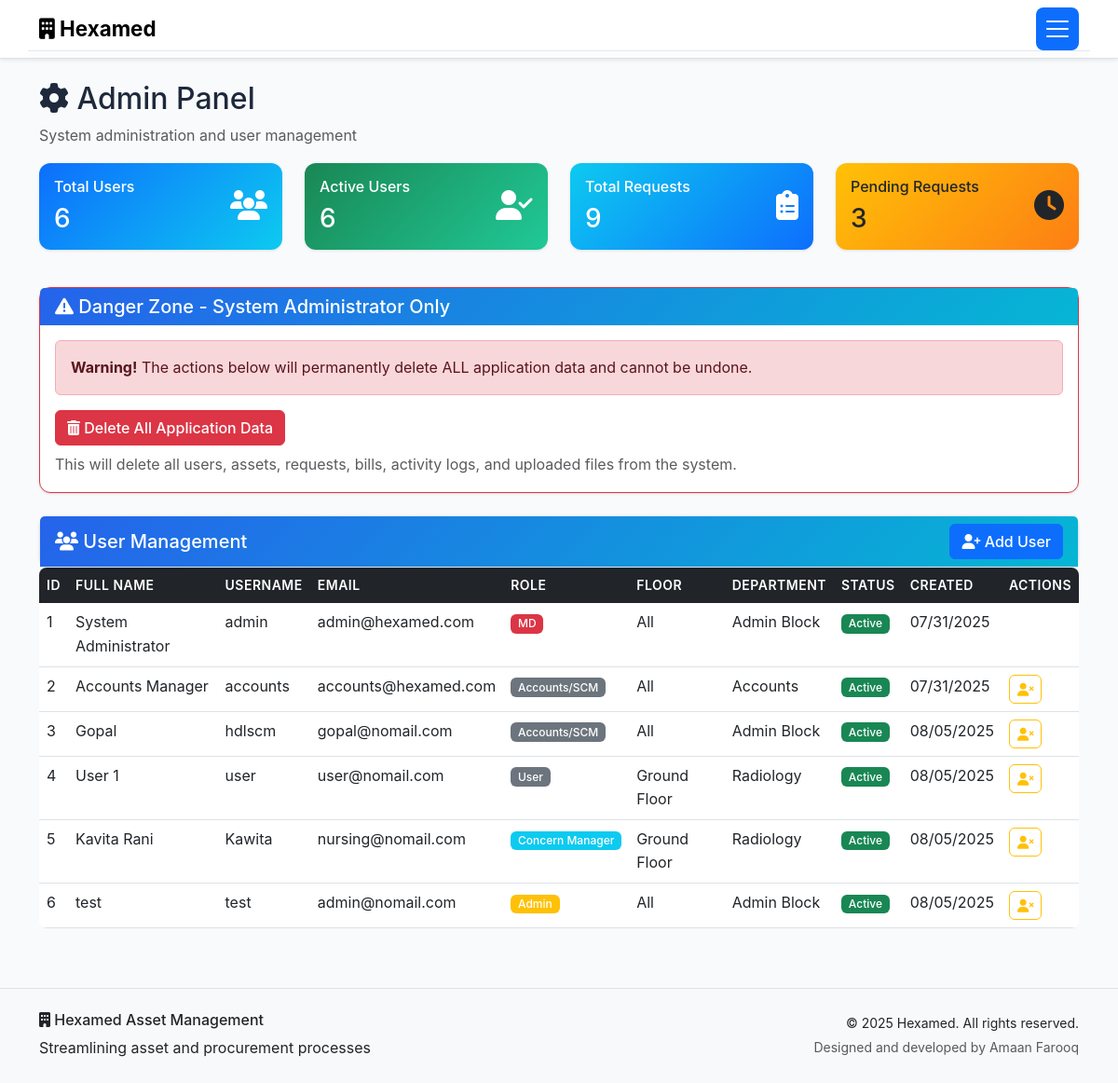
The page /admin (signed in) on the database its author committed.
### models.py (models this page shows, shortened)
class User(db.Model):
    id = db.Column(db.Integer, primary_key=True)
    username = db.Column(db.String(80), unique=True, nullable=False)
    email = db.Column(db.String(120), unique=True, nullable=False)
    password_hash = db.Column(db.String(256), nullable=False)
    role = db.Column(db.String(50), nullable=False, default='User')
    full_name = db.Column(db.String(100), nullable=False)
    floor = db.Column(db.String(50))
    department = db.Column(db.String(100))
    created_at = db.Column(db.DateTime, default=datetime.utcnow)
    is_active = db.Column(db.Boolean, default=True)
    requests = db.relationship('AssetRequest', foreign_keys='AssetRequest.user_id', backref='requester', lazy=True)

### routes.py (the view)
        def decorated_function(*args, **kwargs):
            if 'user_id' not in session:
                flash('Please log in to access this page.', 'warning')
                return redirect(url_for('login'))
            user = User.query.get(session['user_id'])
            if not user or user.role not in roles:
                flash('You do not have permission to access this page.', 'danger')
                return redirect(url_for('dashboard'))
            return f(*args, **kwargs)

### routes.py (called while the page is built)
def require_role(roles):
    def decorator(f):
        def decorated_function(*args, **kwargs):
            if 'user_id' not in session:
                flash('Please log in to access this page.', 'warning')
                return redirect(url_for('login'))
            user = User.query.get(session['user_id'])
            if not user or user.role not in roles:
                flash('You do not have permission to access this page.', 'danger')
                return redirect(url_for('dashboard'))
            return f(*args, **kwargs)
        decorated_function.__name__ = f.__name__
        return decorated_function
    return decorator

@app.route('/admin')
@require_role(['Admin', 'MD'])
def admin_panel():
    users = User.query.all()
    total_users = len(users)
    active_users = len([u for u in users if u.is_active])
    total_requests = AssetRequest.query.count()
    pending_requests = AssetRequest.query.filter_by(status='Pending').count()
    approved_requests = AssetRequest.query.filter_by(status='Approved').count()
    rejected_requests = AssetRequest.query.filter_by(status='Rejected').count()
    stats = {
        'total_users': total_users,
        'active_users': active_users,
        'total_requests': total_requests,
        'pending_requests': pending_requests,
        'approved_requests': approved_requests,
        'rejected_requests': rejected_requests
    }
    return render_template('admin.html', users=users, stats=stats)

### templates/admin.html (shortened to what this page needs)
{% extends "base.html" %}
{% block content %}
<div class="container my-4">
    <div class="row">
        <div class="col">
            <h2><i class="fas fa-cog"></i> Admin Panel</h2>
            <p class="text-muted">System administration and user management</p>
        </div>
    </div>
    <div class="row mb-4">
        <div class="col-md-3 mb-3">
            <div class="card bg-primary text-white">
                <div class="card-body">
                    <div class="d-flex justify-content-between">
                        <div>
                            <h6>Total Users</h6>
                            <h3 class="mb-0">{{ stats.total_users }}</h3>
                        </div>
                        <div class="align-self-center">
                            <i class="fas fa-users fa-2x"></i>
                        </div>
                    </div>
                </div>
            </div>
        </div>
        <div class="col-md-3 mb-3">
            <div class="card bg-success text-white">
                <div class="card-body">
                    <div class="d-flex justify-content-between">
                        <div>
                            <h6>Active Users</h6>
                            <h3 class="mb-0">{{ stats.active_users }}</h3>
                        </div>
                        <div class="align-self-center">
                            <i class="fas fa-user-check fa-2x"></i>
                        </div>
                    </div>
                </div>
            </div>
        </div>
        <div class="col-md-3 mb-3">
            <div class="card bg-info text-white">
                <div class="card-body">
                    <div class="d-flex justify-content-between">
                        <div>
                            <h6>Total Requests</h6>
                            <h3 class="mb-0">{{ stats.total_requests }}</h3>
                        </div>
                        <div class="align-self-center">
                            <i class="fas fa-clipboard-list fa-2x"></i>
                        </div>
                    </div>
                </div>
            </div>
        </div>
        <div class="col-md-3 mb-3">
            <div class="card bg-warning text-dark">
                <div class="card-body">
                    <div class="d-flex justify-content-between">
                        <div>
                            <h6>Pending Requests</h6>
                            <h3 class="mb-0">{{ stats.pending_requests }}</h3>
                        </div>
                        <div class="align-self-center">
                            <i class="fas fa-clock fa-2x"></i>
                        </div>
                    </div>
                </div>
            </div>
        </div>
    </div>
    {% if session.role == 'MD' %}
    <div class="row mb-4">
        <div class="col-12">
            <div class="card border-danger">
                <div class="card-header bg-danger text-white">
                    <h5 class="mb-0"><i class="fas fa-exclamation-triangle"></i> Danger Zone - System Administrator Only</h5>
                </div>
                <div class="card-body">
                    <div class="alert alert-danger" role="alert">
                        <strong>Warning!</strong> The actions below will permanently delete ALL application data and cannot be undone.
                    </div>
                    <button class="btn btn-danger" data-bs-toggle="modal" data-bs-target="#deleteAllDataModal">
                        <i class="fas fa-trash-alt"></i> Delete All Application Data
                    </button>
                    <p class="text-muted mt-2 mb-0">
                        This will delete all users, assets, requests, bills, activity logs, and uploaded files from the system.
                    </p>
                </div>
            </div>
        </div>
    </div>
    {% endif %}
    <div class="row">
        <div class="col-12">
            <div class="card">
                <div class="card-header d-flex justify-content-between align-items-center">
                    <h5 class="mb-0"><i class="fas fa-users"></i> User Management</h5>
                    <button class="btn btn-primary" data-bs-toggle="modal" data-bs-target="#addUserModal">
                        <i class="fas fa-user-plus"></i> Add User
                    </button>
                </div></div>
    </div>
</div>
                <div class="card-body">
                    <div class="table-responsive">
                        <table class="table table-hover">
                            <thead>
                                <tr>
                                    <th>ID</th>
                                    <th>Full Name</th>
                                    <th>Username</th>
                                    <th>Email</th>
                                    <th>Role</th>
                                    <th>Floor</th>
                                    <th>Department</th>
                                    <th>Status</th>
                                    <th>Created</th>
                                    <th>Actions</th>
                                </tr>
                            </thead>
                            <tbody>
                                {% for user in users %}
                                <tr>
                                    <td>{{ user.id }}</td>
                                    <td>{{ user.full_name }}</td>
                                    <td>{{ user.username }}</td>
                                    <td>{{ user.email }}</td>
                                    <td>
                                        {% if user.role == 'MD' %}
                                            <span class="badge bg-danger">{{ user.role }}</span>
                                        {% elif user.role == 'Admin' %}
                                            <span class="badge bg-warning">{{ user.role }}</span>
                                        {% elif user.role == 'Concern Manager' %}
                                            <span class="badge bg-info">{{ user.role }}</span>
                                        {% else %}
                                            <span class="badge bg-secondary">{{ user.role }}</span>
                                        {% endif %}
                                    </td>
                                    <td>{{ user.floor or 'N/A' }}</td>
                                    <td>{{ user.department or 'N/A' }}</td>
                                    <td>
                                        {% if user.is_active %}
                                            <span class="badge bg-success">Active</span>
                                        {% else %}
                                            <span class="badge bg-secondary">Inactive</span>
                                        {% endif %}
                                    </td>
                                    <td>{{ user.created_at.strftime('%m/%d/%Y') }}</td>
                                    <td>
                                        {% if user.username != 'admin' %}
                                        <a href="{{ url_for('toggle_user', user_id=user.id) }}"
                                           class="btn btn-sm {% if user.is_active %}btn-outline-warning{% else %}btn-outline-success{% endif %}"
                                           onclick="return confirm('{% if user.is_active %}Deactivate{% else %}Activate{% endif %} this user?')">
                                            {% if user.is_active %}
                                                <i class="fas fa-user-times"></i>
                                            {% else %}
                                                <i class="fas fa-user-check"></i>
                                            {% endif %}
                                        </a>
                                        {% endif %}
                                    </td>
                                </tr>
                                {% endfor %}
                            </tbody>
                        </table>
                    </div>
                </div>
            </div>
{% endblock %}

### static/style.css (style rules this page uses)
:root { --hexamed-primary: #2563eb; --hexamed-secondary: #64748b; --hexamed-success: #00ffaa; --hexamed-warning: #ffa200; --hexamed-danger: #ff0000; --hexamed-info: #06b6d4; --hexamed-light: #f8fafc; --hexamed-dark: #465977; --hexamed-gradient: linear-gradient(135deg, #2563eb, #06b6d4); }
body { font-family: 'Inter', 'Segoe UI', Tahoma, Geneva, Verdana, sans-serif; line-height: 1.6; background-color: #f8fafc; color: #1e293b; }
.card { border: 1px solid #e2e8f0; border-radius: 0.75rem; box-shadow: 0 1px 3px rgba(0, 0, 0, 0.1); transition: all 0.3s ease; background: white; }
.card-header { background: var(--hexamed-gradient); color: white; border-bottom: none; font-weight: 600; border-radius: 0.75rem 0.75rem 0 0; }
.card.bg-primary, .card.bg-success, .card.bg-warning, .card.bg-info, .card.bg-danger { border: none; background: linear-gradient(135deg, var(--bs-primary), var(--bs-info)) !important; }
.card.bg-success { background: linear-gradient(135deg, var(--bs-success), #20c997) !important; }
.card.bg-warning { background: linear-gradient(135deg, var(--bs-warning), #fd7e14) !important; }
.card.bg-info { background: linear-gradient(135deg, var(--bs-info), var(--bs-primary)) !important; }
.btn { font-weight: 500; transition: all 0.3s ease; border-radius: 0.375rem; }
.table { border-radius: 0.5rem; overflow: hidden; }
.table thead th { background-color: var(--bs-dark); color: white; border: none; font-weight: 600; text-transform: uppercase; font-size: 0.875rem; letter-spacing: 0.5px; }
.table tbody tr { transition: background-color 0.2s ease; }
.badge { font-weight: 500; font-size: 0.75rem; padding: 0.35em 0.65em; }

### rows shown on the page
User: id "1", full_name "System Administrator", username "admin", email "admin@hexamed.com", role "MD", floor "All", department "Admin Block", is_active "Active", created_at "07/31/2025"
User: id "2", full_name "Accounts Manager", username "accounts", email "accounts@hexamed.com", role "Accounts/SCM", floor "All", department "Accounts", is_active "Active", created_at "07/31/2025"
User: id "3", full_name "Gopal", username "hdlscm", email "gopal@nomail.com", role "Accounts/SCM", floor "All", department "Admin Block", is_active "Active", created_at "08/05/2025"
User: id "4", full_name "User 1", username "user", email "user@nomail.com", role "User", floor "Ground Floor", department "Radiology", is_active "Active", created_at "08/05/2025"
User: id "5", full_name "Kavita Rani", username "Kawita", email "nursing@nomail.com", role "Concern Manager", floor "Ground Floor", department "Radiology", is_active "Active", created_at "08/05/2025"
User: id "6", full_name "test", username "test", email "admin@nomail.com", role "Admin", floor "All", department "Admin Block", is_active "Active", created_at "08/05/2025"

### other values the page prints
{{ stats.total_users }} "6"
{{ stats.active_users }} "6"
{{ stats.total_requests }} "9"
{{ stats.pending_requests }} "3"
